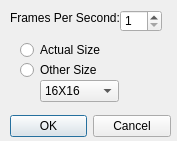
<?xml version="1.0" encoding="UTF-8"?>
<ui version="4.0">
 <class>Export</class>
 <widget class="QDialog" name="Export">
  <property name="geometry">
   <rect>
    <x>0</x>
    <y>0</y>
    <width>177</width>
    <height>141</height>
   </rect>
  </property>
  <property name="windowTitle">
   <string>Dialog</string>
  </property>
  <widget class="QDialogButtonBox" name="buttonBox">
   <property name="geometry">
    <rect>
     <x>10</x>
     <y>110</y>
     <width>161</width>
     <height>32</height>
    </rect>
   </property>
   <property name="orientation">
    <enum>Qt::Horizontal</enum>
   </property>
   <property name="standardButtons">
    <set>QDialogButtonBox::Cancel|QDialogButtonBox::Ok</set>
   </property>
  </widget>
  <widget class="QLabel" name="label">
   <property name="geometry">
    <rect>
     <x>10</x>
     <y>10</y>
     <width>111</width>
     <height>16</height>
    </rect>
   </property>
   <property name="text">
    <string>Frames Per Second:</string>
   </property>
  </widget>
  <widget class="QSpinBox" name="ExportFPSSpinBox">
   <property name="geometry">
    <rect>
     <x>120</x>
     <y>10</y>
     <width>42</width>
     <height>22</height>
    </rect>
   </property>
   <property name="minimum">
    <number>1</number>
   </property>
   <property name="maximum">
    <number>30</number>
   </property>
  </widget>
  <widget class="QComboBox" name="sizeComboBox">
   <property name="geometry">
    <rect>
     <x>40</x>
     <y>80</y>
     <width>79</width>
     <height>22</height>
    </rect>
   </property>
   <item>
    <property name="text">
     <string>16X16</string>
    </property>
   </item>
   <item>
    <property name="text">
     <string>32X32</string>
    </property>
   </item>
   <item>
    <property name="text">
     <string>64X64</string>
    </property>
   </item>
   <item>
    <property name="text">
     <string>128X128</string>
    </property>
   </item>
   <item>
    <property name="text">
     <string>256X256</string>
    </property>
   </item>
   <item>
    <property name="text">
     <string>512X512</string>
    </property>
   </item>
  </widget>
  <widget class="QRadioButton" name="actualSizeRadio">
   <property name="geometry">
    <rect>
     <x>20</x>
     <y>40</y>
     <width>100</width>
     <height>20</height>
    </rect>
   </property>
   <property name="text">
    <string>Actual Size</string>
   </property>
  </widget>
  <widget class="QRadioButton" name="otherSizeRadio">
   <property name="geometry">
    <rect>
     <x>20</x>
     <y>60</y>
     <width>100</width>
     <height>20</height>
    </rect>
   </property>
   <property name="text">
    <string>Other Size</string>
   </property>
  </widget>
 </widget>
 <tabstops>
  <tabstop>ExportFPSSpinBox</tabstop>
  <tabstop>actualSizeRadio</tabstop>
  <tabstop>otherSizeRadio</tabstop>
  <tabstop>sizeComboBox</tabstop>
 </tabstops>
 <resources/>
 <connections>
  <connection>
   <sender>buttonBox</sender>
   <signal>accepted()</signal>
   <receiver>Export</receiver>
   <slot>accept()</slot>
   <hints>
    <hint type="sourcelabel">
     <x>248</x>
     <y>254</y>
    </hint>
    <hint type="destinationlabel">
     <x>157</x>
     <y>274</y>
    </hint>
   </hints>
  </connection>
  <connection>
   <sender>buttonBox</sender>
   <signal>rejected()</signal>
   <receiver>Export</receiver>
   <slot>reject()</slot>
   <hints>
    <hint type="sourcelabel">
     <x>316</x>
     <y>260</y>
    </hint>
    <hint type="destinationlabel">
     <x>286</x>
     <y>274</y>
    </hint>
   </hints>
  </connection>
 </connections>
</ui>
